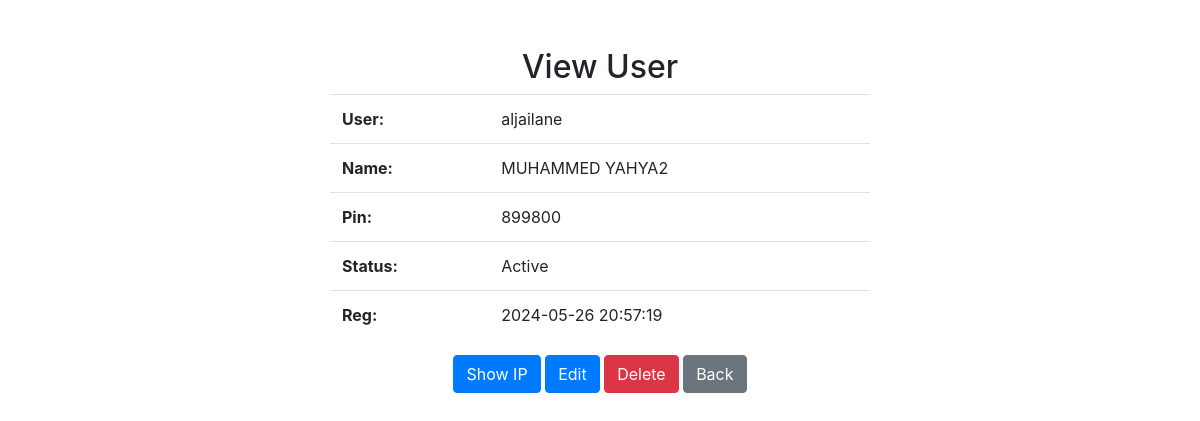
/admin/view_user.php?user_id=1 (signed in), run on the app's committed database.
### tables this page shows
CREATE TABLE `Users` (
  `user_id` int(11) NOT NULL,
  `username` varchar(50) NOT NULL,
  `password` varchar(255) NOT NULL,
  `pincode` varchar(6) NOT NULL,
  `full_name` varchar(100) DEFAULT NULL,
  `ip` varchar(45) DEFAULT NULL,
  `status` tinyint(4) DEFAULT 0,
  `date` timestamp NULL DEFAULT current_timestamp()
);

### admin/view_user.php (the view, shortened to what this page needs)
<?php
$user_id = $_GET['user_id'];
$db = new SourceDb();
$conn = $db->connect();
$stmt = $conn->prepare('SELECT username, full_name, pincode, ip, status, date FROM Users WHERE user_id = :user_id');
$stmt->execute(['user_id' => $user_id]);
$user = $stmt->fetch();
?>
<!DOCTYPE html>
<html lang="en">
<head>
    <link href="https://maxcdn.bootstrapcdn.com/bootstrap/4.0.0/css/bootstrap.min.css" rel="stylesheet">
</head>
<body>
    <div class="container mt-5">
        <h2 class="text-center">View User</h2>
        <div class="row">
            <div class="col-md-6 offset-md-3">
                <table class="table">
                    <tbody>
                        <tr>
                            <th>User:</th>
                            <td><?php echo $user['username']; ?></td>
                        </tr>
                        <tr>
                            <th>Name:</th>
                            <td><?php echo $user['full_name']; ?></td>
                        </tr>
                        <tr>
                            <th>Pin:</th>
                            <td><?php echo $user['pincode']; ?></td>
                        </tr>
                        <tr>
                            <th>Status:</th>
                            <td><?php echo getStatusText($user['status']); ?></td>
                        </tr>
                        <tr>
                            <th>Reg:</th>
                            <td><?php echo $user['date']; ?></td>
                        </tr>
                    </tbody>
                </table>
                <div class="text-center">
                    <button id="toggleIpButton" class="btn btn-primary" onclick="toggleIp()">Show IP</button>
                    <a href="edit_user.php?user_id=<?php echo $user_id; ?>" class="btn btn-primary">Edit</a>
                    <a href="delete_user.php?user_id=<?php echo $user_id; ?>" class="btn btn-danger">Delete</a>
                    <a href="Users.php" class="btn btn-secondary">Back</a>
                </div>
            </div>
        </div>
    </div>
</body>
</html>
<?php
function getStatusText($status) {
    switch ($status) {
        case 0:
            return 'Active';
    }
}
?>

### data on the page
users: username "aljailane", full_name "MUHAMMED YAHYA2", pincode "899800", status "Active", date "2024-05-26 20:57:19"
